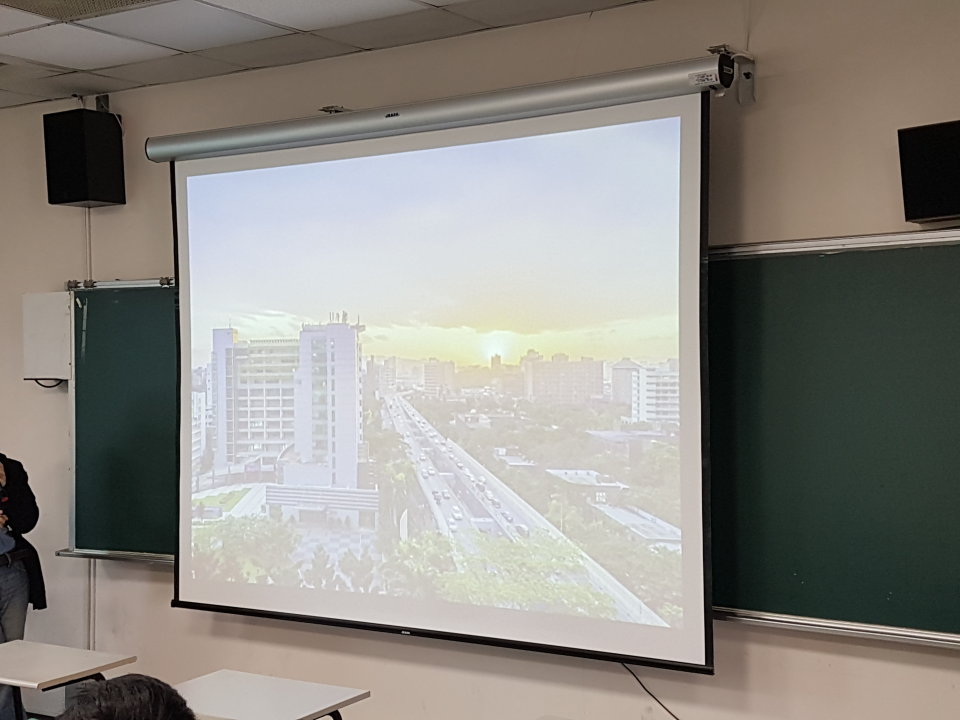
//> input picture Homography/origin_pic.jpg, 2880 x 2160 px (shown at 1/3 size)
$ ./Source   (built with g++ and OpenCV 4)
//> lines starting //> are read from the running program, lines starting //| are printed output that depends on the picture
//> further down, img is the input picture: 2160 rows x 2880 cols, CV_8UC3; mean B, G, R 131.5, 137.3, 140.4
#include <iostream>
#include <opencv2/opencv.hpp>

using namespace cv;
using namespace std;

Mat H_matrix(Point2d src[4], Point2d dst[4]) {
	double Point_matrix[8][8];
	for (int i = 0; i < 4; i++) {
		double row1[8] = { src[i].x, src[i].y, 1,        0,        0, 0, -dst[i].x * src[i].x, -dst[i].x * src[i].y };
		double row2[8] = { 0       ,        0, 0, src[i].x, src[i].y, 1, -dst[i].y * src[i].x, -dst[i].y * src[i].y };

		for (int j = 0; j < 8; j++) {
			Point_matrix[2 * i][j] = row1[j];
			Point_matrix[2 * i + 1][j] = row2[j];
		}
	}
	Mat Point_data(8, 8, CV_64FC1, Point_matrix); //8*8 matrix

	double _dst[8];
	for (int i = 0; i < 4; i++) {
		_dst[2 * i] = dst[i].x;
		_dst[2 * i + 1] = dst[i].y;
	}
	Mat Point_target(8, 1, CV_64FC1, _dst);

	Mat h8 = Point_data.inv() * Point_target;

	double H8[9];
	for (int i = 0; i < 8; i++) {
		H8[i] = h8.at<double>(i, 0);
	}
	H8[8] = 1;     //(3, 3) = 1
	Mat H(3, 3, CV_64FC1, H8);

	return H.clone();
}

Mat Homography(Mat src, Mat H) {
	Mat img(768, 1024, CV_8UC3, Scalar(0, 0, 0));    //size determined by user
	int x, y;

	for (int i = 0; i < img.rows; i++) {
		Vec3b *ptr = img.ptr<Vec3b>(i);
		for (int j = 0; j < img.cols; j++) {

			double x_pixel[3] = { (double)j, (double)i, 1 };
			Mat Xresult(3, 1, CV_64FC1, x_pixel);
			Mat X = H.inv()*Xresult;
			x = cvRound(X.at<double>(0, 0) / X.at<double>(2, 0));	//normalization
			y = cvRound(X.at<double>(1, 0) / X.at<double>(2, 0));
			if (x < src.cols && y < src.rows && x >= 0 && y >= 0) {
				ptr[j] = src.at<Vec3b>(y, x);
			}
		}
	}
//> this loop made 768 passes
//> (x, y) on passes 1 to 3: (2039, 349), (2039, 351), (2039, 353)
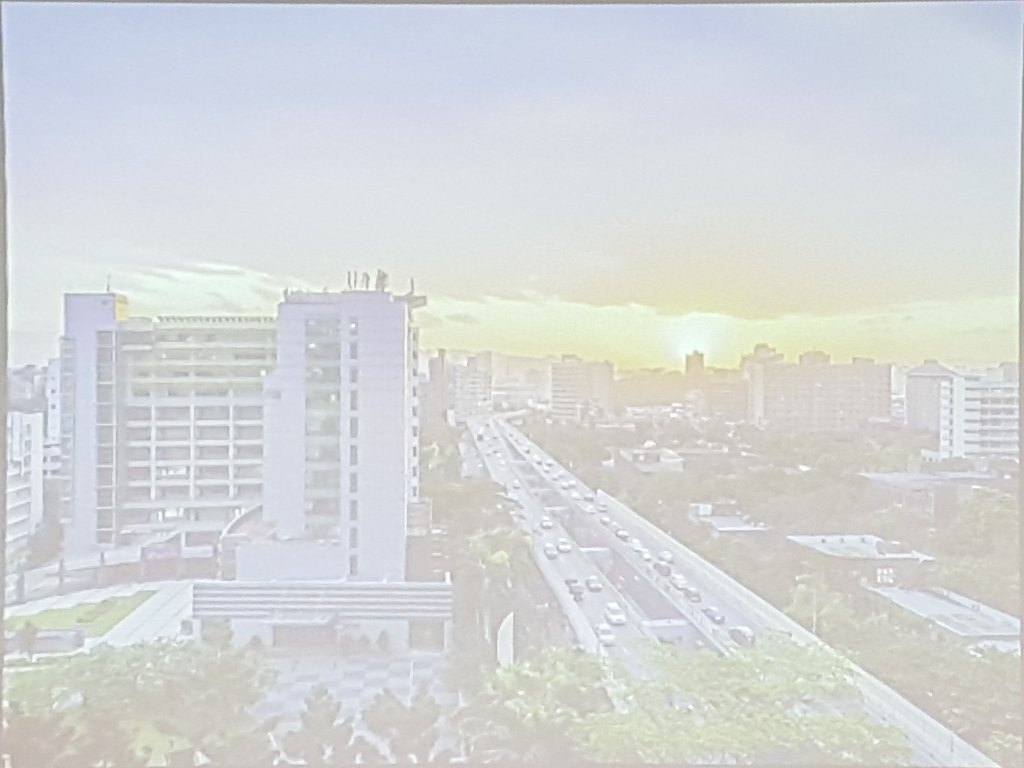
//> img: 768 rows x 1024 cols, CV_8UC3; mean B, G, R 216.4, 215.7, 213
//> after the loop, x = 2051; y = 1885
	return img;
}

int main(){

	Mat img = imread("../origin_pic.JPG");

	double t = static_cast<double>(getCPUTickCount());

	Point2d original_pic[4] = { Point2d(559, 529), Point2d(2041, 349), Point2d(573, 1733), Point2d(2053, 1887) };    //choose by hand
	Point2d homography_pic[4] = { Point2d(0, 0), Point2d(1024, 0), Point2d(0, 768), Point2d(1024, 768) };

	Mat H = H_matrix(original_pic, homography_pic);
	cout << H << endl;

	Mat result = Homography(img, H);
	imshow("Result", result);
	imwrite("Result.jpg", result);

	t = (getCPUTickCount() - t) / getTickFrequency();
	cout << t << "s" << endl;

	waitKey(0);
	return 0;
}
